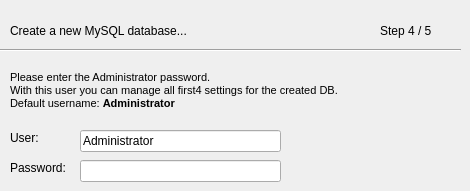
   <widget class="QWidget" name="page_13" >
    <widget class="Line" name="line_14" >
     <property name="geometry" >
      <rect>
       <x>0</x>
       <y>40</y>
       <width>461</width>
       <height>20</height>
      </rect>
     </property>
     <property name="orientation" >
      <enum>Qt::Horizontal</enum>
     </property>
    </widget>
    <widget class="QLabel" name="label_50" >
     <property name="geometry" >
      <rect>
       <x>380</x>
       <y>20</y>
       <width>61</width>
       <height>21</height>
      </rect>
     </property>
     <property name="text" >
      <string>Step 4 / 5</string>
     </property>
    </widget>
    <widget class="QLabel" name="label_48" >
     <property name="geometry" >
      <rect>
       <x>10</x>
       <y>20</y>
       <width>231</width>
       <height>21</height>
      </rect>
     </property>
     <property name="text" >
      <string>Create a new MySQL database...</string>
     </property>
    </widget>
    <widget class="QLabel" name="label_52" >
     <property name="geometry" >
      <rect>
       <x>10</x>
       <y>160</y>
       <width>61</width>
       <height>16</height>
      </rect>
     </property>
     <property name="text" >
      <string>Password:</string>
     </property>
    </widget>
    <widget class="QLabel" name="label_51" >
     <property name="geometry" >
      <rect>
       <x>10</x>
       <y>130</y>
       <width>51</width>
       <height>16</height>
      </rect>
     </property>
     <property name="text" >
      <string>User:</string>
     </property>
    </widget>
    <widget class="QLineEdit" name="txtnewfadminpwd" >
     <property name="geometry" >
      <rect>
       <x>80</x>
       <y>160</y>
       <width>201</width>
       <height>22</height>
      </rect>
     </property>
     <property name="echoMode" >
      <enum>QLineEdit::Normal</enum>
     </property>
    </widget>
    <widget class="QLabel" name="label_49" >
     <property name="geometry" >
      <rect>
       <x>10</x>
       <y>60</y>
       <width>441</width>
       <height>61</height>
      </rect>
     </property>
     <property name="text" >
      <string>&lt;html>&lt;head>&lt;meta name="qrichtext" content="1" />&lt;style type="text/css">
p, li { white-space: pre-wrap; }
&lt;/style>&lt;/head>&lt;body style=" font-family:'MS Shell Dlg 2'; font-size:8.25pt; font-weight:400; font-style:normal; text-decoration:none;">
&lt;p style=" margin-top:0px; margin-bottom:0px; margin-left:0px; margin-right:0px; -qt-block-indent:0; text-indent:0px;">&lt;span style=" font-size:8pt;">Please enter the Administrator password.&lt;/span>&lt;/p>
&lt;p style=" margin-top:0px; margin-bottom:0px; margin-left:0px; margin-right:0px; -qt-block-indent:0; text-indent:0px; font-size:8pt;">With this user you can manage all first4 settings for the created DB.&lt;/p>
&lt;p style=" margin-top:0px; margin-bottom:0px; margin-left:0px; margin-right:0px; -qt-block-indent:0; text-indent:0px; font-size:8pt;">Default username: &lt;span style=" font-weight:600;">Administrator&lt;/span>&lt;/p>&lt;/body>&lt;/html></string>
     </property>
    </widget>
    <widget class="QLineEdit" name="txtnewadminuser" >
     <property name="geometry" >
      <rect>
       <x>80</x>
       <y>130</y>
       <width>201</width>
       <height>22</height>
      </rect>
     </property>
     <property name="text" >
      <string>Administrator</string>
     </property>
     <property name="readOnly" >
      <bool>true</bool>
     </property>
    </widget>
   </widget>
